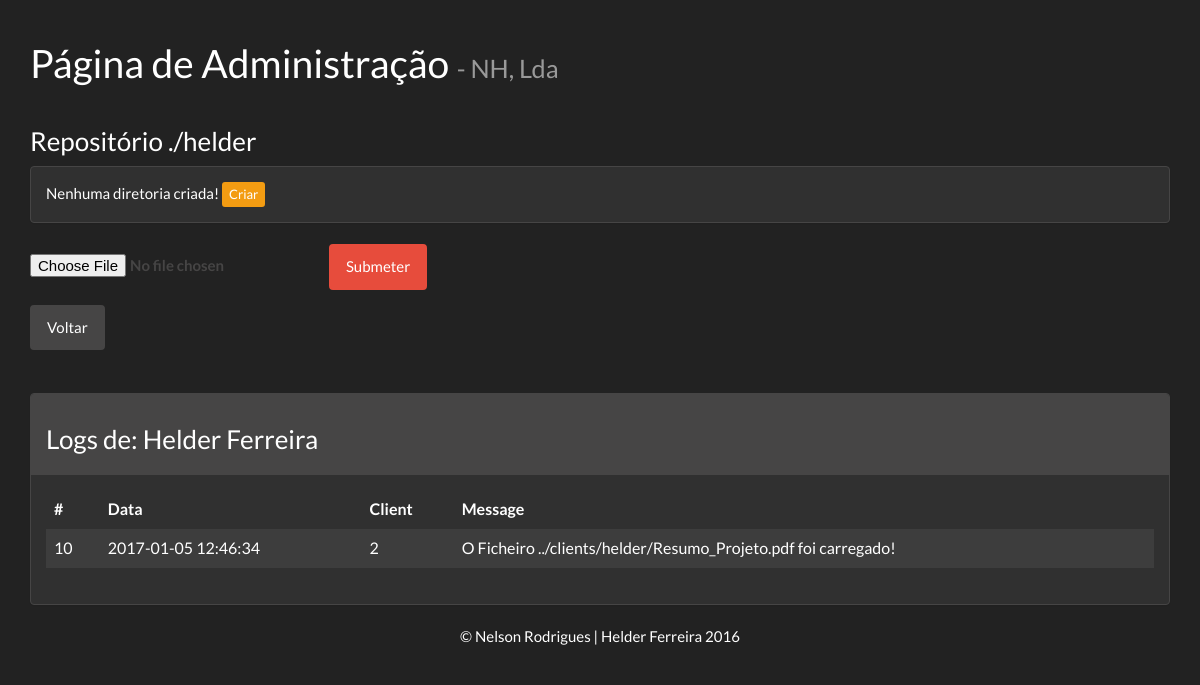
The app's page /code/repository.php?id=2 (signed in) with its own data.
### tables this page shows
CREATE TABLE IF NOT EXISTS `users` (
  `id_user` int(11) NOT NULL AUTO_INCREMENT,
  `name` varchar(50) NOT NULL,
  `username` varchar(50) NOT NULL,
  `password` varchar(50) NOT NULL,
  `email` varchar(100) NOT NULL,
  `isadmin` tinyint(1) NOT NULL,
  `status` tinyint(1) NOT NULL,
  PRIMARY KEY (`id_user`)
);

CREATE TABLE IF NOT EXISTS `activiry` (
  `id_activity` int(11) NOT NULL AUTO_INCREMENT,
  `comment` varchar(400) NOT NULL,
  `date` timestamp NOT NULL DEFAULT CURRENT_TIMESTAMP ON UPDATE CURRENT_TIMESTAMP,
  `id_client` int(11) NOT NULL,
  PRIMARY KEY (`id_activity`)
);

### code/repository.php (the view, shortened to what this page needs)
<?php
$id = $_GET['id'];
include_once 'connection.php';
$q = "SELECT * FROM users where id_user = '$id'";
$result = $conn->query($q);
$row = $result->fetch_assoc();
$name = $row['name'];
$username = $row['username'];
?>
<html>
<?php include 'header.php'; ?>
    <body>
        <div class="container">
            <div class="page-header">
                <h1>Página de Administração <small> - NH, Lda</small> </h1>
            </div>
            <h3>Repositório ./<?php echo $username; ?></h3>
            <div class="panel panel-default">
                <div class="panel-body">
                    <?php
                    $dir = "../clients/".$username;
                    $size = 0;
                    if(is_dir($dir) && !$username==""){
                            $resources = opendir($dir);
                            while(($entry = readdir($resources)) !== FALSE){
                                if($entry !='.' && $entry != '..'){
                                    echo '<p><a href="file.php?dir='.$dir."/".$entry.'"><img src="images/pdf.png" style="width:25px;height:25px;">'."./".$entry .'</a><a href="removefile.php?id='.$id.'&fileRemove=clients/'.$username.'/'.$entry.'"><img src="images/del.png" style="width:20px;height:20px;"></a><p>';
                                }
                                $size++;
                            }
                            if($size == 2){
                                 echo "Nenhum ficheiro no sistema!";
                            }
                        }else{
                            echo "Nenhuma diretoria criada!";
                            echo '<a href="createdir.php?name='.$username.'&id='.$id.'">  <button type="button" class="btn btn-warning btn-xs">Criar</button></a>';
                        }
                        ?>
                </div>
            </div>
            <form action="upload.php" method="post" enctype="multipart/form-data">
                <label>
                <input type="file" name="fileToUpload" style="none" id="fileToUpload">
                </label>
                <input type="submit" value="Submeter" class="btn btn-danger" name="submit">
            </form>
            <a href="ahome.php"><button type="button" class="btn btn-default">Voltar</button></a>
            <br>
            <br>
            <br>
            <div class="panel panel-default">
                <div class="panel-heading">
                    <h3>Logs de: <?php echo $name;?></h3>
                </div>
                <div class="panel-body"><?php
                             include 'logs.php';
                            ?>
                </div>
            </div>
        </div>
        <?php include 'footer.php'; ?>
    </body>
</html>

### code/logs.php (shortened to what this page needs)
<?php
    if(isset($_GET['id'])) {
        $id = $_GET['id'];
        $q = "SELECT * FROM activiry WHERE id_client=$id ORDER BY id_activity DESC";
    } else {
        $q = "SELECT * FROM activiry ORDER BY id_activity DESC";
    }
?>
<table class="table table-hover table-striped">
    <thead>
    <tr>
        <th>#</th>
        <th>Data</th>
        <th>Client</th>
        <th>Message</th>
    </tr>
    </thead>
    <tbody>
    <?php
    include_once 'connection.php';
    $result = $conn->query($q);
    if ($result->num_rows > 0) {
        while($row = $result->fetch_assoc()) {
            echo "<tr>";
            echo "<td>".$row["id_activity"]."</td>";
            echo "<td>".$row["date"]."</td>";
            echo "<td>".$row["id_client"]."</td>";
            echo "<td>".$row["comment"]."</td>";
            echo "</tr>";
        }
    }
    ?>
    </tbody>
</table>

### records on screen
users: username "helder", name "Helder Ferreira"
activiry: id_activity "10", date "2017-01-05 12:46:34", id_client "2", comment "O Ficheiro ../clients/helder/Resumo_Projeto.pdf foi carregado!"
